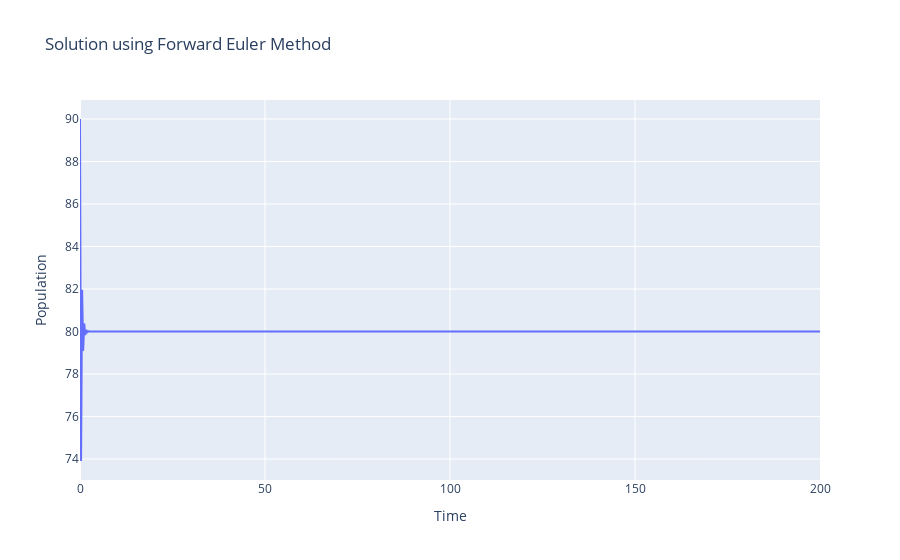
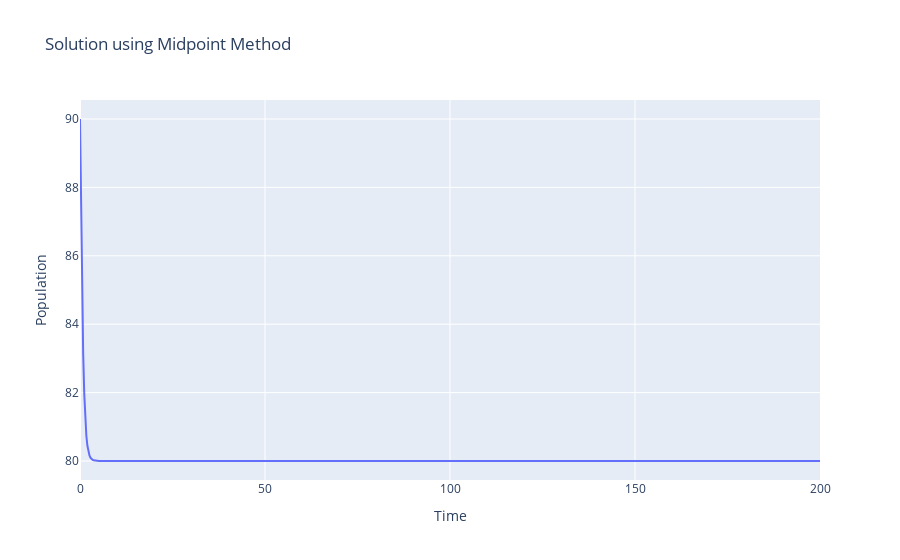
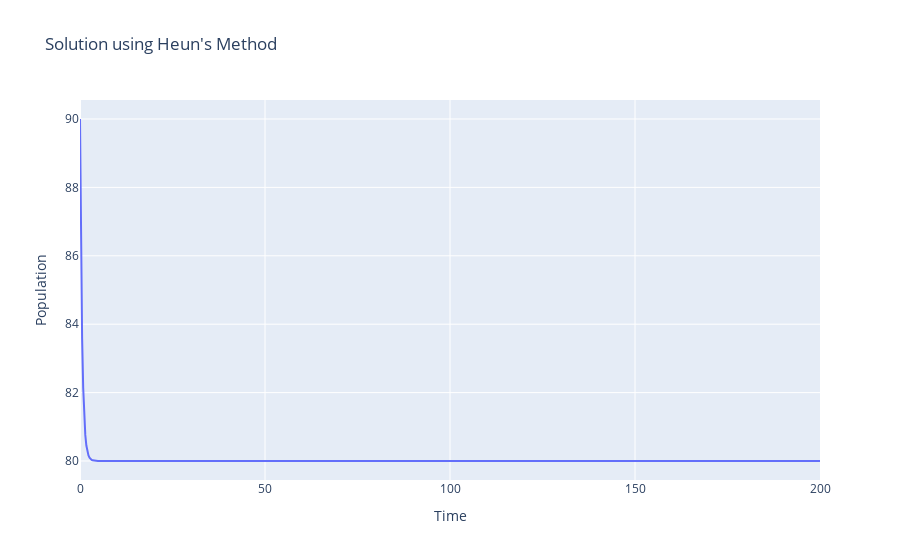
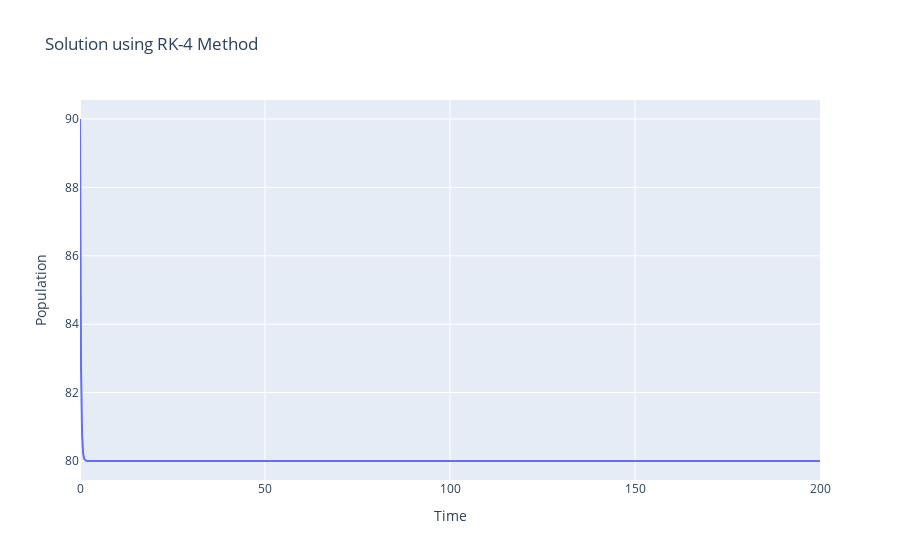

The notebook cell these images were saved under, in order:
### Code cell
import numpy as np
import plotly.graph_objects as go

def forward_euler(f, P0, t):
    P = np.zeros(len(t))
    P[0] = P0
    dt = t[1] - t[0]
    for i in range(1, len(t)):
        P[i] = P[i-1] + dt * f(t[i-1], P[i-1])
    
    fig = go.Figure()
    fig.add_trace(go.Scatter(x=t, y=P, mode='lines', name='Forward Euler'))
    fig.update_layout(title='Solution using Forward Euler Method',
                      xaxis_title='Time',
                      yaxis_title='Population',
                      legend=dict(x=0, y=1, traceorder="normal"))
    fig.show()
    
    return P

def midpoint_method(f, P0, t):
    P = np.zeros(len(t))
    P[0] = P0
    dt = t[1] - t[0]
    for i in range(1, len(t)):
        P_half = P[i-1] + 0.5 * dt * f(t[i-1], P[i-1])
        P[i] = P[i-1] + dt * f(t[i-1] + 0.5 * dt, P_half)
    
    fig = go.Figure()
    fig.add_trace(go.Scatter(x=t, y=P, mode='lines', name='Midpoint Method'))
    fig.update_layout(title='Solution using Midpoint Method',
                      xaxis_title='Time',
                      yaxis_title='Population',
                      legend=dict(x=0, y=1, traceorder="normal"))
    fig.show()
    
    return P

def heun_method(f, P0, t):
    P = np.zeros(len(t))
    P[0] = P0
    dt = t[1] - t[0]
    for i in range(1, len(t)):
        k1 = f(t[i-1], P[i-1])
        k2 = f(t[i-1] + dt, P[i-1] + dt * k1)
        P[i] = P[i-1] + 0.5 * dt * (k1 + k2)
    
    fig = go.Figure()
    fig.add_trace(go.Scatter(x=t, y=P, mode='lines', name="Heun's Method"))
    fig.update_layout(title="Solution using Heun's Method",
                      xaxis_title='Time',
                      yaxis_title='Population',
                      legend=dict(x=0, y=1, traceorder="normal"))
    fig.show()
    
    return P

def rk4_method(f, P0, t):
    P = np.zeros(len(t))
    P[0] = P0
    dt = t[1] - t[0]
    for i in range(1, len(t)):
        k1 = f(t[i-1], P[i-1])
        k2 = f(t[i-1] + 0.5*dt, P[i-1] + 0.5*dt*k1)
        k3 = f(t[i-1] + 0.5*dt, P[i-1] + 0.5*dt*k2)
        k4 = f(t[i-1] + dt, P[i-1] + dt*k3)
        P[i] = P[i-1] + (dt / 6.0) * (k1 + 2*k2 + 2*k3 + k4)
    
    fig = go.Figure()
    fig.add_trace(go.Scatter(x=t, y=P, mode='lines', name='RK-4 Method'))
    fig.update_layout(title='Solution using RK-4 Method',
                      xaxis_title='Time',
                      yaxis_title='Population',
                      legend=dict(x=0, y=1, traceorder="normal"))
    fig.show()
    
    return P

def f(t, P):
    r = 5
    K = 80
    return r * P * (1 - P / K)

P0 = 90
t = np.linspace(0, 200, 700)

forward_euler_solution = forward_euler(f, P0, t)
midpoint_solution = midpoint_method(f, P0, t)
heun_solution = heun_method(f, P0, t)
rk4_solution = rk4_method(f, P0, t)

### Figure 1 — Plotly figure (JSON) as saved in the notebook; plotly's stock layout.template omitted (floating-point values rounded to 4 significant figures; data arrays with more than 128 entries replaced by an {"elided": "..."} marker saying what was removed)
{"data": [{"mode": "lines", "name": "Forward Euler", "x": {"elided": "700 float values"}, "y": {"elided": "700 float values"}, "type": "scatter"}], "layout": {"legend": {"x": 0, "y": 1, "traceorder": "normal"}, "title": {"text": "Solution using Forward Euler Method"}, "xaxis": {"title": {"text": "Time"}}, "yaxis": {"title": {"text": "Population"}}}}

### Figure 2 — Plotly figure (JSON) as saved in the notebook; plotly's stock layout.template omitted (floating-point values rounded to 4 significant figures; data arrays with more than 128 entries replaced by an {"elided": "..."} marker saying what was removed)
{"data": [{"mode": "lines", "name": "Midpoint Method", "x": {"elided": "700 float values"}, "y": {"elided": "700 float values"}, "type": "scatter"}], "layout": {"legend": {"x": 0, "y": 1, "traceorder": "normal"}, "title": {"text": "Solution using Midpoint Method"}, "xaxis": {"title": {"text": "Time"}}, "yaxis": {"title": {"text": "Population"}}}}

### Figure 3 — Plotly figure (JSON) as saved in the notebook; plotly's stock layout.template omitted (floating-point values rounded to 4 significant figures; data arrays with more than 128 entries replaced by an {"elided": "..."} marker saying what was removed)
{"data": [{"mode": "lines", "name": "Heun's Method", "x": {"elided": "700 float values"}, "y": {"elided": "700 float values"}, "type": "scatter"}], "layout": {"legend": {"x": 0, "y": 1, "traceorder": "normal"}, "title": {"text": "Solution using Heun's Method"}, "xaxis": {"title": {"text": "Time"}}, "yaxis": {"title": {"text": "Population"}}}}

### Figure 4 — Plotly figure (JSON) as saved in the notebook; plotly's stock layout.template omitted (floating-point values rounded to 4 significant figures; data arrays with more than 128 entries replaced by an {"elided": "..."} marker saying what was removed)
{"data": [{"mode": "lines", "name": "RK-4 Method", "x": {"elided": "700 float values"}, "y": {"elided": "700 float values"}, "type": "scatter"}], "layout": {"legend": {"x": 0, "y": 1, "traceorder": "normal"}, "title": {"text": "Solution using RK-4 Method"}, "xaxis": {"title": {"text": "Time"}}, "yaxis": {"title": {"text": "Population"}}}}
